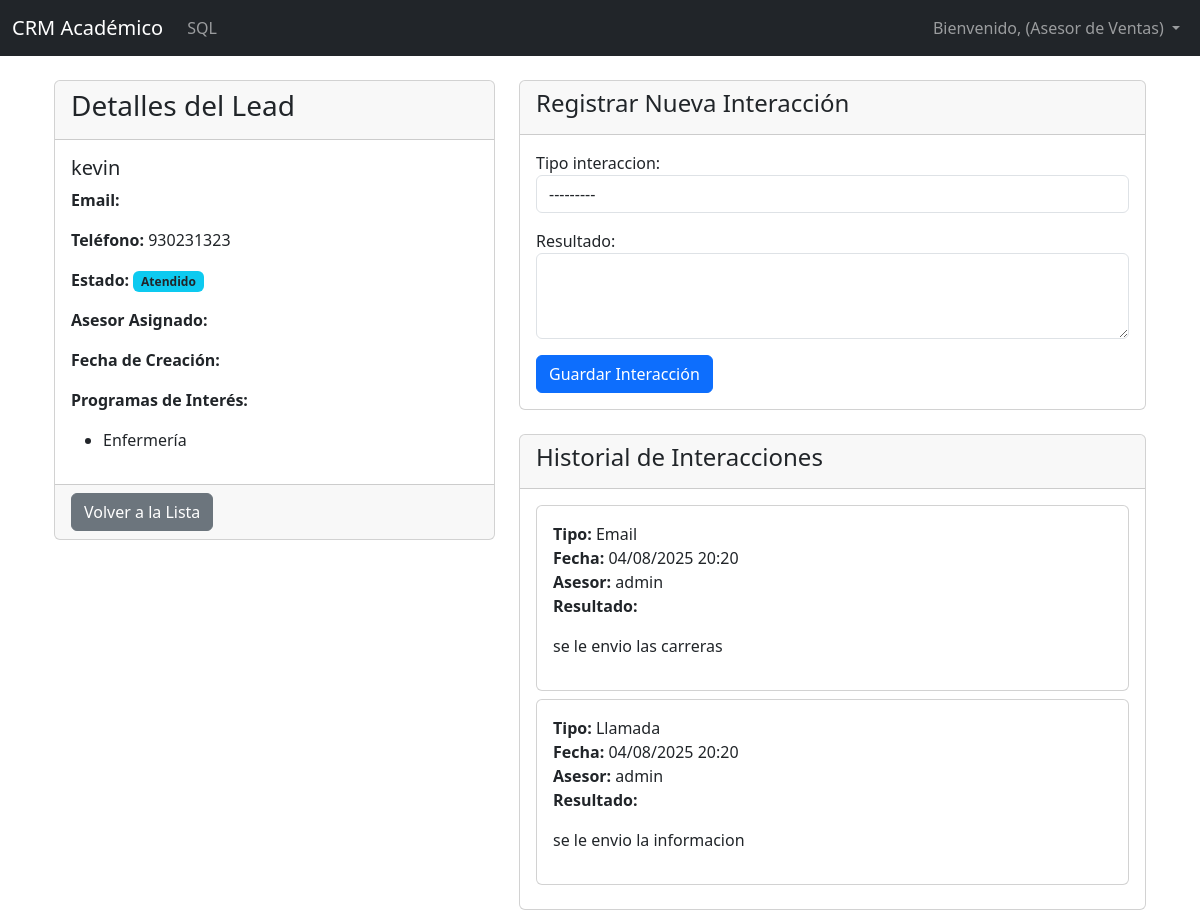
Page /gestion/leads/1/ (signed in) on the committed database.
### gestion/models.py (models this page shows, shortened)
class Usuario(models.Model):
    class Roles(models.TextChoices):
        ADMIN = 'ADMIN', 'Administrador'
        VENTAS = 'VENTAS', 'Asesor de Ventas'
        MARKETING = 'MARKETING', 'Marketing'
        ANALISTA = 'ANALISTA', 'Analista de Datos'
    id_usuario = models.AutoField(primary_key=True)
    user_django = models.OneToOneField(User, on_delete=models.CASCADE, null=True)
    nombre_usuario = models.CharField(max_length=255)
    rol = models.CharField(max_length=20, choices=Roles.choices, default=Roles.VENTAS)
    activo = models.BooleanField(default=True)

class Lead(models.Model):
    class Genero(models.TextChoices):
        MASCULINO = 'Masculino', 'Masculino'
        FEMENINO = 'Femenino', 'Femenino'
        OTRO = 'Otro', 'Otro'
    ESTADO_LEAD_CHOICES = [
        ('Pendiente', 'Pendiente'),
        ('Atendido', 'Atendido'),
        ('No Atendido', 'No Atendido'),
        ('Convertido', 'Convertido'),
    ]
    id_lead = models.AutoField(primary_key=True)
    nombre_completo = models.CharField(max_length=255)
    telefono = models.CharField(max_length=20, blank=True, null=True)
    nivel_estudios = models.CharField(max_length=100, blank=True, null=True)
    genero = models.CharField(max_length=10, choices=Genero.choices)
    fecha_ingreso = models.DateTimeField(default=timezone.now)
    estado_lead = models.CharField(max_length=20, choices=ESTADO_LEAD_CHOICES)
    id_usuario_atencion = models.ForeignKey(Usuario, on_delete=models.PROTECT, related_name='leads_atendidos', db_column='id_usuario_atencion')
    id_medio_contacto = models.ForeignKey(MedioContacto, on_delete=models.PROTECT, db_column='id_medio_contacto')
    id_distrito = models.ForeignKey(Distrito, on_delete=models.PROTECT, db_column='id_distrito')
    intereses = models.ManyToManyField(ProgramaAcademico, through='LeadInteresPrograma')

class LeadInteresPrograma(models.Model):
    id_lead = models.ForeignKey(Lead, on_delete=models.CASCADE, db_column='id_lead')
    id_programa = models.ForeignKey(ProgramaAcademico, on_delete=models.CASCADE, db_column='id_programa')
    class Meta:
        unique_together = ('id_lead', 'id_programa')
        db_table = 'gestion_lead_interes_programa'

class ProgramaAcademico(models.Model):
    class TipoPrograma(models.TextChoices):
        CARRERA_3_ANOS = 'Carrera 3 años', 'Carrera 3 años'
        CARRERA_1_ANO = 'Carrera 1 año', 'Carrera 1 año'
        CURSO_1_MES = 'Curso 1 mes', 'Curso 1 mes'
    id_programa = models.AutoField(primary_key=True)
    nombre_programa = models.CharField(max_length=255)
    tipo_programa = models.CharField(max_length=50, choices=TipoPrograma.choices)
    precio_matricula = models.DecimalField(max_digits=10, decimal_places=2, default=0.00)
    precio_pension_virtual = models.DecimalField(max_digits=10, decimal_places=2, default=0.00)
    precio_pension_presencial = models.DecimalField(max_digits=10, decimal_places=2, default=0.00)
    precio_curso_unico = models.DecimalField(max_digits=10, decimal_places=2, default=0.00)

class Interaccion(models.Model):
    id_interaccion = models.AutoField(primary_key=True)
    id_lead = models.ForeignKey(Lead, on_delete=models.CASCADE, related_name='interacciones')
    id_usuario = models.ForeignKey(Usuario, on_delete=models.CASCADE)
    fecha_interaccion = models.DateTimeField(default=timezone.now)
    tipo_interaccion = models.CharField(max_length=50, choices=[
        ('Llamada', 'Llamada'),
        ('Email', 'Email'),
        ('Reunión', 'Reunión'),
        ('WhatsApp', 'WhatsApp'),
        ('Otro', 'Otro'),
    ])
    resultado = models.TextField()
    class Meta:
        ordering = ['-fecha_interaccion']

### gestion/views.py (the view, shortened to what this page needs)
# urls.py: path('leads/<int:lead_id>/', views.detalle_lead, name='detalle_lead'),
@login_required
@rol_requerido(roles_permitidos=[Usuario.Roles.ADMIN, Usuario.Roles.VENTAS])
def detalle_lead(request, lead_id):
    lead = get_object_or_404(Lead, pk=lead_id)
    interacciones = lead.interacciones.all()
    form = InteraccionForm()
    context = {
        'lead': lead,
        'interacciones': interacciones,
        'form': form
    }
    return render(request, 'gestion/detalle_lead.html', context)

### gestion/forms.py
class InteraccionForm(forms.ModelForm):
    class Meta:
        model = Interaccion
        fields = ['tipo_interaccion', 'resultado']
        widgets = {
            'tipo_interaccion': forms.Select(attrs={'class': 'form-control'}),
            'resultado': forms.Textarea(attrs={'class': 'form-control', 'rows': 3}),
        }

### gestion/templates/gestion/detalle_lead.html (shortened to what this page needs)
{% extends "gestion/base.html" %}
{% block content %}
<div class="container mt-4">
    <div class="row">
        <div class="col-md-5">
            <div class="card">
                <div class="card-header">
                    <h3>Detalles del Lead</h3>
                </div>
                <div class="card-body">
                    <h5 class="card-title">{{ lead.nombre_completo }}</h5>
                    <p class="card-text"><strong>Email:</strong> {{ lead.email }}</p>
                    <p class="card-text"><strong>Teléfono:</strong> {{ lead.telefono }}</p>
                    <p class="card-text"><strong>Estado:</strong> <span class="badge bg-info text-dark">{{ lead.get_estado_lead_display }}</span></p>
                    <p class="card-text"><strong>Asesor Asignado:</strong> {{ lead.id_usuario.nombre_usuario }}</p>
                    <p class="card-text"><strong>Fecha de Creación:</strong> {{ lead.fecha_creacion|date:"d/m/Y" }}</p>
                     <p class="card-text"><strong>Programas de Interés:</strong>
                        <ul>
                        {% for interes in lead.leadinteresprograma_set.all %}
                            <li>{{ interes.id_programa.nombre_programa }}</li>
                        {% empty %}
                            <li>No especificado</li>
                        {% endfor %}
                        </ul>
                    </p>
                </div>
                <div class="card-footer">
                     <a href="{% url 'gestion:listar_leads' %}" class="btn btn-secondary">Volver a la Lista</a>
                </div>
            </div>
        </div>
        <div class="col-md-7">
            <div class="card mb-4">
                 <div class="card-header">
                    <h4>Registrar Nueva Interacción</h4>
                </div>
                <div class="card-body">
                    <form method="post">
                        {{ form.as_p }}
                        <button type="submit" class="btn btn-primary">Guardar Interacción</button>
                    </form>
                </div>
            </div>
            <div class="card">
                <div class="card-header">
                    <h4>Historial de Interacciones</h4>
                </div>
                <div class="card-body">
                    {% for interaccion in interacciones %}
                        <div class="card mb-2">
                            <div class="card-body">
                                <p class="card-text">
                                    <strong>Tipo:</strong> {{ interaccion.get_tipo_interaccion_display }}<br>
                                    <strong>Fecha:</strong> {{ interaccion.fecha_interaccion|date:"d/m/Y H:i" }}<br>
                                    <strong>Asesor:</strong> {{ interaccion.id_usuario.nombre_usuario }}<br>
                                    <strong>Resultado:</strong> {{ interaccion.resultado|linebreaks }}
                                </p>
                            </div>
                        </div>
                    {% empty %}
                        <p>No hay interacciones registradas.</p>
                    {% endfor %}
                </div>
            </div>
        </div>
    </div>
</div>
{% endblock %}

### gestion/templates/gestion/base.html (shortened to what this page needs)
<!DOCTYPE html>
<html lang="es">
<head>
    <link href="https://cdn.jsdelivr.net/npm/bootstrap@5.3.3/dist/css/bootstrap.min.css" rel="stylesheet">
</head>
<body>
    <nav class="navbar navbar-expand-lg navbar-dark bg-dark">
        <div class="container-fluid">
            <a class="navbar-brand" href="{% if request.user.is_authenticated %}{% url 'gestion:dashboard' %}{% else %}{% url 'gestion:login' %}{% endif %}">CRM Académico</a>
            <div class="collapse navbar-collapse" id="navbarNav">
                <ul class="navbar-nav me-auto mb-2 mb-lg-0">
                    {% if request.user.is_authenticated %}
                        {% if request.user.is_superuser or request.user.usuario.rol == 'Admin' or request.user.usuario.rol == 'Analista' %}
                        <li class="nav-item">
                            <a class="nav-link" href="{% url 'gestion:consulta_sql' %}">SQL</a>
                        </li>
                        {% endif %}
                    {% endif %}
                </ul>
                <ul class="navbar-nav">
                    {% if request.user.is_authenticated %}
                        <li class="nav-item dropdown">
                            <a class="nav-link dropdown-toggle" href="#" id="navbarDropdown" role="button" data-bs-toggle="dropdown" aria-expanded="false">
                                Bienvenido, {{ request.user.first_name }} ({{ request.user.usuario.get_rol_display }})
                            </a>
                        </li>
                    {% else %}
                        <li class="nav-item">
                            <a class="nav-link" href="{% url 'gestion:login' %}">Iniciar Sesión</a>
                        </li>
                    {% endif %}
                </ul>
            </div>
        </div>
    </nav>
    <main class="container mt-4">
        {% block content %}{% endblock %}
    </main>
</body>
</html>

### rows in the picture
Lead: nombre_completo "kevin", telefono "930231323", estado_lead "Atendido"
LeadInteresPrograma: id_programa.nombre_programa "Enfermería"
Interaccion: tipo_interaccion "Email", fecha_interaccion "04/08/2025 20:20", id_usuario.nombre_usuario "admin", resultado "se le envio las carreras"
Interaccion: tipo_interaccion "Llamada", fecha_interaccion "04/08/2025 20:20", id_usuario.nombre_usuario "admin", resultado "se le envio la informacion"

### other values in the picture
{{ request.user.usuario.get_rol_display }} "Asesor de Ventas"
